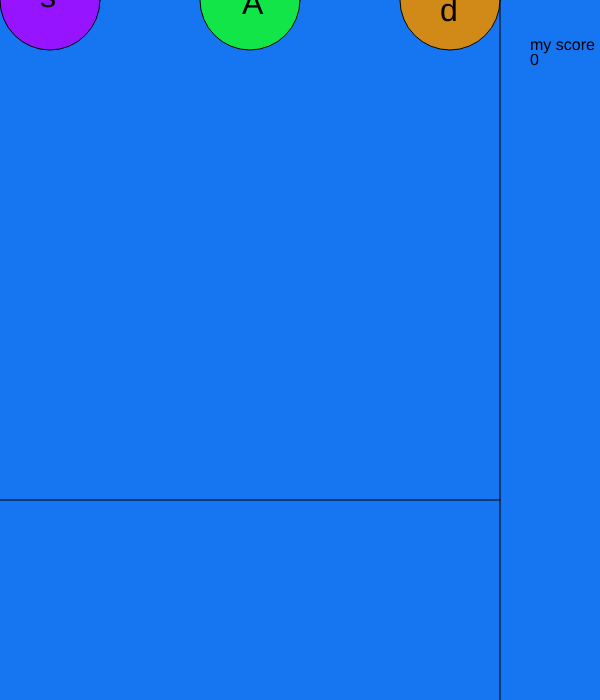
Frame 1 (no input)
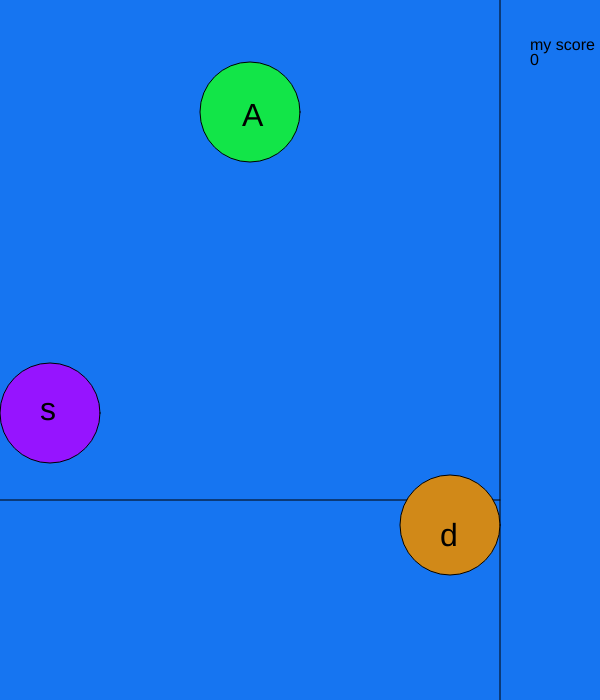
Frame 60 (no input)
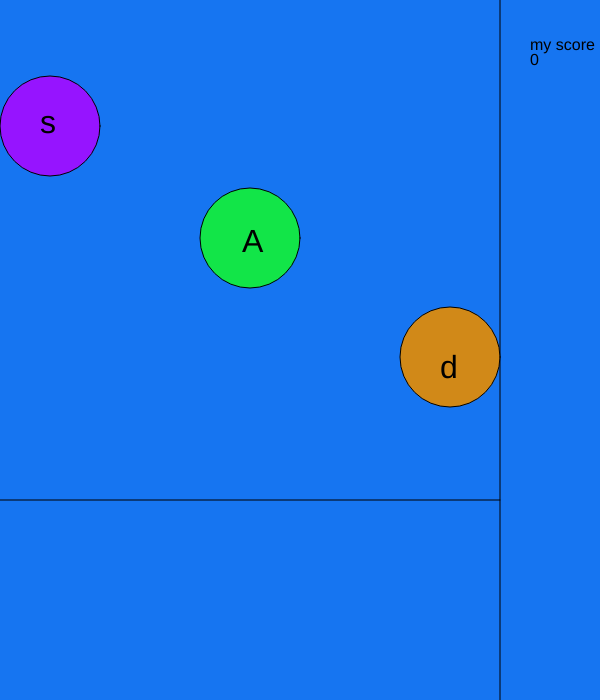
Frame 120 (the mouse pressed at the canvas centre since frame 60)

The p5.js sketch that drew these frames (run headless with seeded random() and noise() and a simulated clock; from frame 60 on, the mouse is pressed at the canvas centre):

// p5.js sketch
// ── sketch.js
var by =0
var dy =0
var gy =0
var score= 0


function keyPressed(){
  if (key=='s' && by > 500)
    score= score + 25
  
    
  if (key=='a' && dy > 500)
    score= score + 35
  
  
   if (key=='d' && gy > 500)
    score= score + 50
if (key == 1 ){
  score = 100000
}
}
function setup() {
  createCanvas(600, 700);
}

function draw() {
  background(22,117,241);
   textSize(16);
 fill(0,0,0)
  //line
  line(500,500,0,500)
  line(500,0,500,700)
  //text
  text('my score',530,50)
  text(score,530,65)
   textSize(32);
  
  
  //balls
  
  
 fill(150,20,255)
  //var by
   ellipse(50,by,100,100)
  
  by= by + 7
   if(by> 700){
    by=0
  }
    fill(0,0,0)
  text('s',40,by,)
  
  
   fill(18,229,72)
  //var dy
   ellipse(250,dy,100,100)
  
  dy = dy + 14
   if(dy> 700){
    dy=0
  }
  fill(0,0,0)
  text('A',242,dy,)
  
   fill(209,137,24)
  //var gy
   ellipse(450,gy,100,100)
  
  gy = gy + 21
  
  if(gy> 700){
    gy=0
  }
    fill(0,0,0)
  text('d',440,gy,)
  
  if(score > 100001){
    score = 0 
  }
  

  
}
